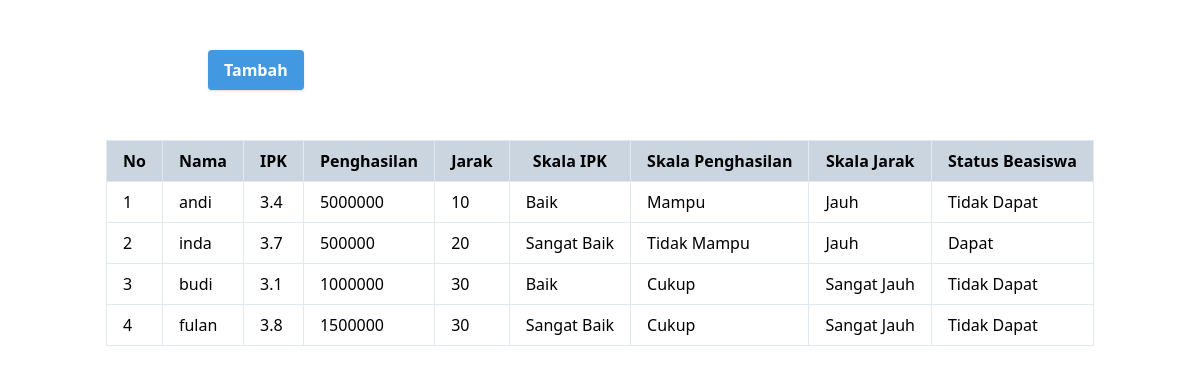
Screenshot of /fuzzy.php with the database file from the repository.
### tables this page shows
CREATE TABLE `dummy` (
  `nama` varchar(50) NOT NULL,
  `ipk` float NOT NULL,
  `penghasilan` int(50) NOT NULL,
  `jarak` float NOT NULL
);

### functions.php (called while the page is built, shortened)
<?php
$db = mysqli_connect("localhost", "root", "", "beasiswa");
function query($query) {
  global $db;
  $result = mysqli_query($db, $query);
  $rows = [];
  while ($row = mysqli_fetch_assoc($result)) {
    $rows[] = $row;
  }
  return $rows;
}

### fuzzy.php (the view, shortened to what this page needs)
<?php
require 'functions.php';
$beasiswa = query("SELECT * FROM dummy");
?>
<!DOCTYPE html>
<html lang="en">
<head>
  <link href="https://unpkg.com/tailwindcss@^1.0/dist/tailwind.min.css" rel="stylesheet">
</head>
<body>
  <main>
    <a href="tambah.php" class="w-auto shadow bg-blue-500 hover:bg-blue-400 focus:shadow-outline focus:outline-none text-white font-bold py-2 px-4 rounded" type="button">
      Tambah
    </a>
    <table class="table">
      <thead>
        <tr>
          <th class="border bg-gray-400 px-4 py-2">No</th>
          <th class="border bg-gray-400 px-4 py-2">Nama</th>
          <th class="border bg-gray-400 px-4 py-2">IPK</th>
          <th class="border bg-gray-400 px-4 py-2">Penghasilan</th>
          <th class="border bg-gray-400 px-4 py-2">Jarak</th>
          <th class="border bg-gray-400 px-4 py-2">Skala IPK</th>
          <th class="border bg-gray-400 px-4 py-2">Skala Penghasilan</th>
          <th class="border bg-gray-400 px-4 py-2">Skala Jarak</th>
          <th class="border bg-gray-400 px-4 py-2">Status Beasiswa</th>
        </tr>
      </thead>
      <?php
      $i = 1;
      foreach ($beasiswa as $row) :
        $skalaIPK = "";
        if ($row["ipk"] > 4) {
          $skalaIPK = "Kelebihan WOe";
        } else if ($row["ipk"] > 3.5 && $row["ipk"] <= 4) {
          $skalaIPK = "Sangat Baik";
        } else if ($row["ipk"] >= 3 && $row["ipk"] <= 3.5) {
          $skalaIPK = "Baik";
        } else if ($row["ipk"] >= 2) {
          $skalaIPK = "Cukup";
        } else if ($row["ipk"] >= 1) {
          $skalaIPK = "Goblok";
        } else {
          $skalaIPK = "Sangat Goblok";
        }
        $skalaPenghasilan = "";
        if ($row["penghasilan"] > 10000000) {
          $skalaPenghasilan = "Sangat Mampu";
        } else if ($row["penghasilan"] >= 5000000) {
          $skalaPenghasilan = "Mampu";
        } else if ($row["penghasilan"] >= 1000000) {
          $skalaPenghasilan = "Cukup";
        } else if ($row["penghasilan"] >= 500000) {
          $skalaPenghasilan = "Tidak Mampu";
        } else {
          $skalaPenghasilan = "Sangat Tidak Mampu";
        }
        $skalaJarak = "";
        if ($row["jarak"] > 20) {
          $skalaJarak = "Sangat Jauh";
        } else if ($row["jarak"] >= 10) {
          $skalaJarak = "Jauh";
        } else if ($row["jarak"] >= 5) {
          $skalaJarak = "Sedang";
        } else if ($row["jarak"] >= 1) {
          $skalaJarak = "Dekat";
        } else {
          $skalaJarak = "Sangat Dekat";
        }
        $beasiswa = "";
        if ($skalaIPK == "Baik" && $skalaPenghasilan == "Tidak Mampu" && $skalaJarak == "Sedang") {
          $beasiswa = "Dapat";
        } else if ($skalaIPK == "Baik" && $skalaPenghasilan == "Tidak Mampu" && $skalaJarak == "Jauh") {
          $beasiswa = "Dapat";
        } else if ($skalaIPK == "Baik" && $skalaPenghasilan == "Tidak Mampu" && $skalaJarak == "Sangat Jauh") {
          $beasiswa = "Dapat";
        } else if ($skalaIPK == "Baik" && $skalaPenghasilan == "Sangat Tidak Mampu" && $skalaJarak == "Sedang") {
          $beasiswa = "Dapat";
        } else if ($skalaIPK == "Baik" && $skalaPenghasilan == "Sangat Tidak Mampu" && $skalaJarak == "Jauh") {
          $beasiswa = "Dapat";
        } else if ($skalaIPK == "Baik" && $skalaPenghasilan == "Sangat Tidak Mampu" && $skalaJarak == "Sangat Jauh") {
          $beasiswa = "Dapat";
        } else if ($skalaIPK == "Sangat Baik" && $skalaPenghasilan == "Tidak Mampu" && $skalaJarak == "Sedang") {
          $beasiswa = "Dapat";
        } else if ($skalaIPK == "Sangat Baik" && $skalaPenghasilan == "Tidak Mampu" && $skalaJarak == "Sedang") {
          $beasiswa = "Dapat";
        } else if ($skalaIPK == "Sangat Baik" && $skalaPenghasilan == "Tidak Mampu" && $skalaJarak == "Jauh") {
          $beasiswa = "Dapat";
        } else if ($skalaIPK == "Sangat Baik" && $skalaPenghasilan == "Tidak Mampu" && $skalaJarak == "Sangat Jauh") {
          $beasiswa = "Dapat";
        } else if ($skalaIPK == "Sangat Baik" && $skalaPenghasilan == "Sangat Tidak Mampu" && $skalaJarak == "Sedang") {
          $beasiswa = "Dapat";
        } else if ($skalaIPK == "Sangat Baik" && $skalaPenghasilan == "Sangat Tidak Mampu" && $skalaJarak == "Jauh") {
          $beasiswa = "Dapat";
        } else if ($skalaIPK == "Sangat Baik" && $skalaPenghasilan == "Sangat Tidak Mampu" && $skalaJarak == "Sangat Jauh") {
          $beasiswa = "Dapat";
        } else {
          $beasiswa = "Tidak Dapat";
        }
      ?>
        <tbody>
          <tr>
            <td class="border px-4 py-2"><?= $i++; ?></td>
            <td class="border px-4 py-2"><?= $row["nama"]; ?></td>
            <td class="border px-4 py-2"><?= $row["ipk"]; ?></td>
            <td class="border px-4 py-2"><?= $row["penghasilan"]; ?></td>
            <td class="border px-4 py-2"><?= $row["jarak"]; ?></td>
            <td class="border px-4 py-2"><?= $skalaIPK; ?></td>
            <td class="border px-4 py-2"><?= $skalaPenghasilan; ?></td>
            <td class="border px-4 py-2"><?= $skalaJarak; ?></td>
            <td class="border px-4 py-2"><?= $beasiswa; ?></td>
          </tr>
        </tbody>
      <?php endforeach ?>
    </table>
  </main>
</body>
</html>

### fuzzy.php (style rules this page uses)
table { margin: auto; margin-top: 50px; }
a { margin-left: 13rem; margin-top: 50px; }

### rows the page displays
dummy: nama "andi", ipk "3.4", penghasilan "5000000", jarak "10", ipk "Baik", penghasilan "Mampu", jarak "Jauh", ipk "Tidak Dapat"
dummy: nama "inda", ipk "3.7", penghasilan "500000", jarak "20", ipk "Sangat Baik", penghasilan "Tidak Mampu", jarak "Jauh", beasiswa "Dapat"
dummy: nama "budi", ipk "3.1", penghasilan "1000000", jarak "30", ipk "Baik", penghasilan "Cukup", jarak "Sangat Jauh", ipk "Tidak Dapat"
dummy: nama "fulan", ipk "3.8", penghasilan "1500000", jarak "30", ipk "Sangat Baik", penghasilan "Cukup", jarak "Sangat Jauh", beasiswa "Tidak Dapat"
